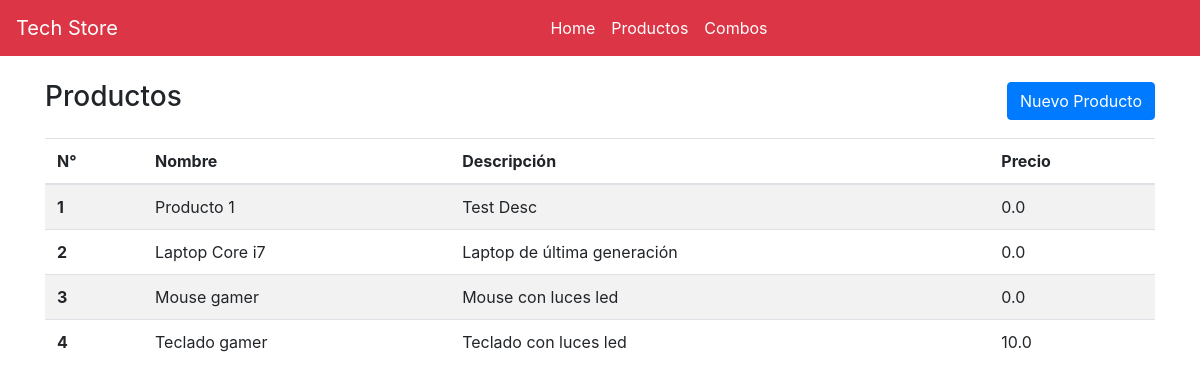
/productos/, run on the app's committed database.
### e_shop/models.py (models this page shows, shortened)
class Product(models.Model):
    name = models.CharField(max_length=200)
    description = models.TextField(default="")
    precio = models.FloatField(default=0.0)

### e_shop/views.py (the view)
# urls.py: path('productos/', views.products),
def products(request):
    prod = list(Product.objects.values())
    return render(request, 'products.html', {'productos': prod})

### e_shop/templates/products.html (shortened to what this page needs)
{% extends 'nav.html' %}
{% block content %}
<head>
</head>
<body>
    <div class="container">
        <div class="d-flex flex-row justify-content-between align-items-center mb-3">
            <h3>Productos</h3>
            <a class="btn btn-primary" href="/crear_producto">Nuevo Producto</a>
        </div>
        <table class="table table-striped table-hover">
            <thead>
                <tr>
                    <th scope="col">N°</th>
                    <th scope="col">Nombre</th>
                    <th scope="col">Descripción</th>
                    <th scope="col">Precio</th>
                </tr>
            </thead>
            <tbody>
                {% for product in productos %}
                <tr>
                    <th scope="row">{{ product.id }}</th>
                    <td>{{ product.name }}</td>
                    <td>{{ product.description }}</td>
                    <td>{{ product.precio }}</td>
                </tr>
                {% endfor %}
            </tbody>
        </table>
    </div>
</body>
{% endblock %}

### data on the page
Product: id "1", name "Producto 1", description "Test Desc", precio "0.0"
Product: id "2", name "Laptop Core i7", description "Laptop de última generación", precio "0.0"
Product: id "3", name "Mouse gamer", description "Mouse con luces led", precio "0.0"
Product: id "4", name "Teclado gamer", description "Teclado con luces led", precio "10.0"
